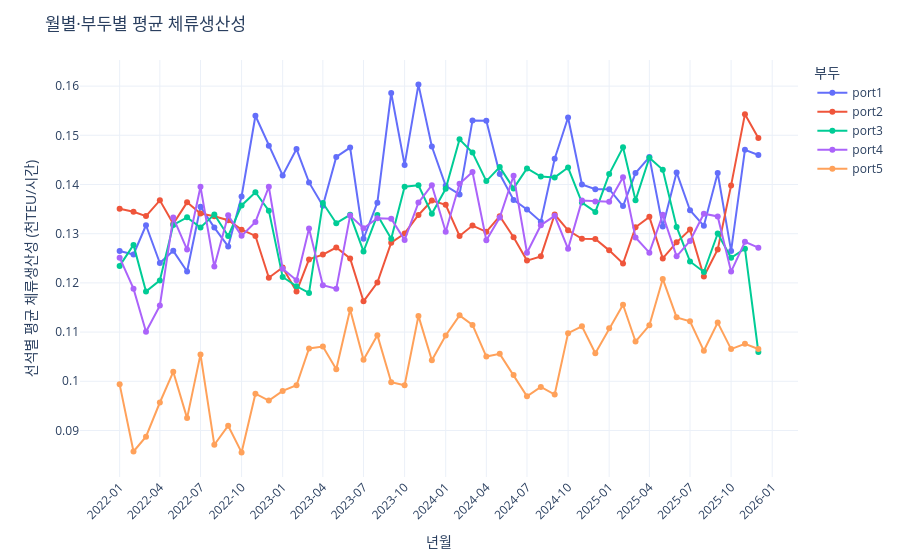

The code cell stored with this chart in its notebook:
### Markdown cell above
# 체류생산성

### Code cell
# 3. 원본을 복사한 뒤 날짜, 물동량, 재항시간을 계산하고 이상값 제외
def prepare_port_data(data, port):
    data = data.copy()
    # 원본 데이터는 수정하지 않고 복사본에서 날짜를 변환
    data[ARRIVAL_COL] = pd.to_datetime(data[ARRIVAL_COL], errors='coerce')
    data[DEPARTURE_COL] = pd.to_datetime(data[DEPARTURE_COL], errors='coerce')
    # 양하 + 적하 + Shift를 계산하기 위해 물동량 컬럼을 숫자로 변환
    data[HANDLING_COLS] = data[HANDLING_COLS].apply(
        lambda column: pd.to_numeric(column.astype(str).str.replace(',', '', regex=False), errors='coerce')
    )
    # 선박별 처리 TEU = 양하 + 적하 + Shift
    data['processing_teu'] = data[HANDLING_COLS].sum(axis=1, min_count=len(HANDLING_COLS))
    # 선박별 재항시간 = 출항(예정)일시 - 접안(예정)일시
    data['stay_hours'] = (data[DEPARTURE_COL] - data[ARRIVAL_COL]).dt.total_seconds() / 3600
    data['year_month'] = data[ARRIVAL_COL].dt.to_period('M').astype(str)
    data['date'] = data[ARRIVAL_COL].dt.to_period('M').dt.to_timestamp()
    data['port'] = port
    data['berth'] = data[BERTH_COL].astype(str)
    # 분석 기간과 이상값 제외 기준을 적용
    valid = (
        data[ARRIVAL_COL].dt.year.between(START_YEAR, END_YEAR)
        & data[HANDLING_COLS].ge(0).all(axis=1)
        & data['processing_teu'].gt(0)
        & data['stay_hours'].gt(0)
        & ~data.duplicated()
    )
    return data.loc[valid].copy()

# 4. 부두별 복사본을 결합해 분석용 전체 데이터 생성
raw_port_data = {'port1': port1, 'port2': port2, 'port3': port3, 'port4': port4, 'port5': port5}
all_data = pd.concat(
    [prepare_port_data(data, port) for port, data in raw_port_data.items()],
    ignore_index=True,
)

# 5. 월별·부두별·선석별 물동량과 재항시간 합계 계산
berth_result = (
    all_data.groupby(['port', 'year_month', 'date', 'berth'], as_index=False)
    .agg(berth_volume=('processing_teu', 'sum'), stay_hours=('stay_hours', 'sum'))
)
# 같은 부두·월의 전체 물동량을 구해 선석별 배분 비율 계산
berth_result['port_volume'] = berth_result.groupby(['port', 'year_month'])['berth_volume'].transform('sum')
berth_result['berth_share'] = berth_result['berth_volume'] / berth_result['port_volume'].replace(0, np.nan)

# 6. 부두별 월간 천TEU 데이터를 선석별 배분에 사용할 수 있도록 정리
port_month_work = port_month.copy()
port_month_work[YEAR_COL] = pd.to_numeric(port_month_work[YEAR_COL], errors='coerce')
port_month_work[MONTH_COL] = pd.to_numeric(port_month_work[MONTH_COL], errors='coerce')
port_month_work = port_month_work[port_month_work[YEAR_COL].between(START_YEAR, END_YEAR)].copy()
port_month_work['year_month'] = (
    port_month_work[YEAR_COL].astype(int).astype(str)
    + '-' + port_month_work[MONTH_COL].astype(int).astype(str).str.zfill(2)
)
port_month_long = port_month_work.melt(
    id_vars='year_month', value_vars=PORT_MONTH_COLS,
    var_name='source_port', value_name='port_thousand_teu'
)
port_month_long['port'] = port_month_long['source_port'].map(
    {column: f'port{i}' for i, column in enumerate(PORT_MONTH_COLS, 1)}
)
port_month_long['port_thousand_teu'] = pd.to_numeric(port_month_long['port_thousand_teu'], errors='coerce')

# 7. 부두별 천TEU를 선석별 물동량 비율로 배분
berth_result = berth_result.merge(
    port_month_long[['port', 'year_month', 'port_thousand_teu']],
    on=['port', 'year_month'], how='left'
)
# 선석별 추정 천TEU = 부두별 월간 천TEU × 선석별 배분 비율
berth_result['estimated_thousand_teu'] = berth_result['port_thousand_teu'] * berth_result['berth_share']
# 선석별 체류생산성 = 선석별 추정 천TEU ÷ 선석별 재항시간
berth_result['stay_productivity'] = berth_result['estimated_thousand_teu'] / berth_result['stay_hours'].replace(0, np.nan)

# 8. 부두별 그래프를 위해 선석별 체류생산성의 평균 계산
port_result = (
    berth_result.groupby(['port', 'year_month'], as_index=False)
    .agg(stay_productivity=('stay_productivity', 'mean'), berth_count=('berth', 'nunique'))
)
port_result['date'] = pd.to_datetime(port_result['year_month'])

# 9. 월별·부두별 평균 체류생산성 Plotly 그래프 생성
fig = px.line(
    port_result, x='date', y='stay_productivity', color='port', markers=True,
    hover_data={'date': False, 'year_month': True, 'stay_productivity': ':.4f', 'berth_count': True}
)
fig.update_layout(
    title='월별·부두별 평균 체류생산성',
    xaxis_title='년월', yaxis_title='선석별 평균 체류생산성 (천TEU/시간)',
    hovermode='x unified', template='plotly_white', legend_title='부두'
)
fig.update_xaxes(dtick='M3', tickformat='%Y-%m', tickangle=-45)
fig.show()

# 10. 부두별 및 선석별 계산 결과 목록 출력
port_table = port_result.rename(columns={
    'port': '부두', 'year_month': '년월', 'berth_count': '선석수',
    'stay_productivity': '체류생산성 (천TEU/시간)'
})[['부두', '년월', '선석수', '체류생산성 (천TEU/시간)']]

berth_table = berth_result.rename(columns={
    'port': '부두', 'year_month': '년월', 'berth': '선석',
    'berth_share': '선석별배분비율', 'estimated_thousand_teu': '선석별천TEU',
    'stay_hours': '재항시간(시간)', 'stay_productivity': '체류생산성 (천TEU/시간)'
})[['부두', '년월', '선석', '선석별배분비율', '선석별천TEU', '재항시간(시간)', '체류생산성 (천TEU/시간)']]

print('부두별 결과 목록')
display(port_table)
print('선석별 결과 목록')
display(berth_table)
